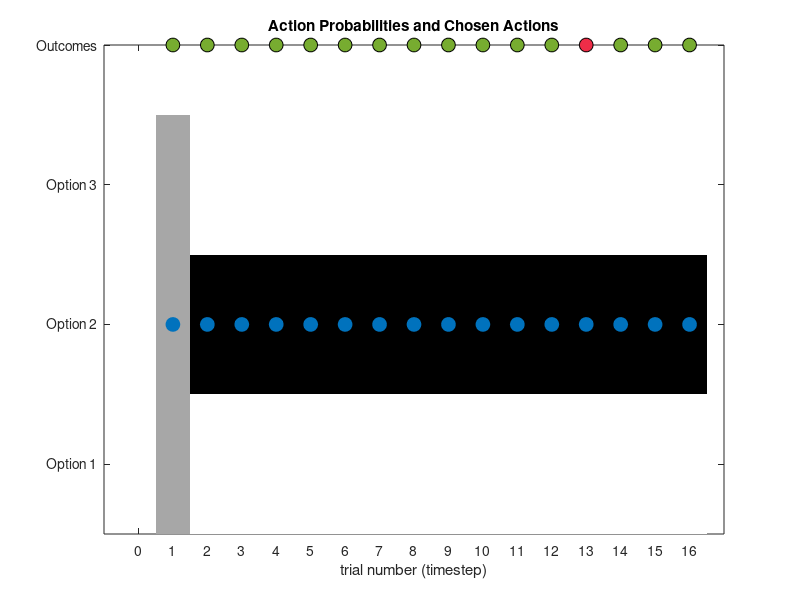

Write MATLAB code to recreate this figure.
% RL 10: volatile Kalman filter model 
% 
% Simulation & plotting script for the three-armed bandit (TAB) task

% Reference: https://pubmed.ncbi.nlm.nih.gov/32609755/
% Adapted from https://github.com/payampiray/VKF/blob/master/vkf_bin.m
%% Set up
% Example block probabilities for a single block.
BlockProbs = [0.4937 0.8078 0.6343; % win probability
              0.5063 0.1922 0.3657];% loss probability

% VKF model parameters
% 1) initial volatility (range > 0)
params.v0 = 5;
% 2) expected noise (range > 0)
params.omega = 1;
% 3) volatility update rate (range between 0 and 1)
params.lambda = 0.2;
% 4) information bonus (any real value)
params.gamma = 1;
% 5) inverse temperature (range > 0)
params.beta = 6;

%% Run simulation

% For a decision task with N choices.
N_CHOICES = 3;
% Total number of trials (T) per block.
T = 16;

% Set up vectors with dimensions for both time and number of choices to keep track of
% components of choice value over time:
expected_value_w_info = zeros(N_CHOICES, T);    % overall expected value
expected_info_value = zeros(N_CHOICES, T);      % value of expected information gain
mean = zeros(N_CHOICES, T);                     % Mean of the reward probability of each option
variance = params.omega*ones(N_CHOICES, T);     % Variance of the reward probability of each option
sigmoid_mean = zeros(N_CHOICES, T);             % Sigmoid transformed mean
kalman_gain = zeros(N_CHOICES, T);              % Kalman gain
learning_rate = zeros(N_CHOICES, T);            % Learning rate
volatility = params.v0*ones(N_CHOICES, T);      % Volatility
auto_cov = zeros(N_CHOICES, T);                 % Covariance

% Represents the probability distribution (P) over choices on each trial.
P = zeros(N_CHOICES, T);

% Empty vectors to store stimulated choices, rewards, action probabilities, and
% prediction error.
sim_choices = zeros(1, T);
sim_rewards = zeros(1, T);
action_probabilities = zeros(1, T);
prediction_error_sequence = zeros(1,T);

% For each trial (timestep)...
for t = 1:T
    
    % Compute expected value for each option.
    expected_info_value(:, t) = sqrt(variance(:,t));
    expected_value_w_info(:, t) = mean(:,t) + params.gamma*expected_info_value(:, t);
    
    % Compute action probabilities.
    P(:, t) = exp(params.beta * expected_value_w_info(:, t)) / sum(exp(params.beta * expected_value_w_info(1:N_CHOICES, t)));
    
    % Simulate actions.
    choice_at_t = find(rand < cumsum(P(:,t)),1);
    sim_choices(1,t) = choice_at_t;
    
    % Store the probability of chosen action on current trial.
    action_probabilities(t) = P(choice_at_t, t);
    
    % Copy previous values (to keep unchosen choices at
    % the same value from the previous timestep).
    mean(:, t+1) = mean(:, t);
    variance(:,t+1) = variance(:, t);
    volatility(:,t+1) = volatility(:, t);
    kalman_gain(:, t+1) = kalman_gain(:, t);
    learning_rate(:, t+1) = learning_rate(:, t);
    auto_cov(:, t+1) = auto_cov(:, t);
    
    % Update kalman_gain of the chosen option.
    kalman_gain(choice_at_t, t+1) = (variance(choice_at_t, t) + volatility(choice_at_t, t))'./(variance(choice_at_t, t) + volatility(choice_at_t, t) + params.omega)';
    
    % Update learning rate of the chosen option.
    learning_rate(choice_at_t, t+1) = sqrt(variance(choice_at_t, t) + volatility(choice_at_t, t));
    
    % Simulate rewards.
    outcome = find(rand < cumsum(BlockProbs(:, choice_at_t)), 1); % 1: win, 2: loss
    sim_rewards(1, t) =  -1 * (outcome -2); % 1: win, 0: loss
    
    % Compute prediction error.
    sigmoid_mean(:, t) = 1./(1+exp(-(mean(:,t)')));
    prediction_error = sim_rewards(1, t) - sigmoid_mean(choice_at_t, t);
    
    % Update mean of the chosen option.
    mean(choice_at_t, t+1) = mean(choice_at_t, t) + learning_rate(choice_at_t, t+1)*prediction_error;

    % Update variance of the chosen option.
    variance(choice_at_t, t+1) = (1 - kalman_gain(choice_at_t, t+1))*(variance(choice_at_t, t) + volatility(choice_at_t, t));

    % Update covariance of the chosen option.
    auto_cov(choice_at_t, t+1) = (1 -  kalman_gain(choice_at_t, t+1)).*variance(choice_at_t, t);
    
    % Update volatility.
    volatility(choice_at_t, t+1) = volatility(choice_at_t, t) + params.lambda*((mean(choice_at_t, t+1) - mean(choice_at_t, t)).^2 + variance(choice_at_t, t+1) + variance(choice_at_t, t) - 2*auto_cov(choice_at_t, t+1) - volatility(choice_at_t, t));

    % Store the value of prediction error.  
    prediction_error_sequence(t) = prediction_error;
    
    % Trims final value (due to an unnecessary value added at the end).
    sigmoid_mean = sigmoid_mean(:, 1:T);
    mean = mean(:, 1:T);
    variance = variance(:, 1:T);
    volatility = volatility(:, 1:T);
    kalman_gain = kalman_gain(:, 1:T);
    learning_rate = learning_rate(:, 1:T);
    auto_cov = auto_cov(:, 1:T);
    
end

%% Plotting
% Plot the choices(blue), outcomes(green/red), and action probabilties (gray scale; darker = higher probability) 
% of all options across trials (timestep).
col = {[0, 0.4470, 0.7410], ...       % blue
       [0.4660, 0.6740, 0.1880], ...  % green
       [0.9350, 0.1780, 0.2840], ...  % red
      };                    
cols = [0:1/32:1; 0:1/32:1; 0:1/32:1]';
MarkerSize = 10;

figure(1)
for i = 1:T
    if sim_rewards(1, i) == 1
        plot(i,4,'o','MarkerSize',MarkerSize,"MarkerEdgeColor", 'black','MarkerFaceColor',col{2})
        hold on
    else
        plot(i,4,'o','MarkerSize',MarkerSize,"MarkerEdgeColor", 'black','MarkerFaceColor',col{3})
        hold on
    end
end

imagesc([1 - P]); colormap(cols) , hold on
plot([sim_choices],'o','MarkerSize',MarkerSize,"MarkerEdgeColor", col{1},'MarkerFaceColor',col{1})
xlabel("trial number (timestep)")
title('Action Probabilities and Chosen Actions')
xlim([-1,T+1])
set(gca, 'XTick', [0:T]),
set(gca, 'YTick', [1:4]), set(gca, 'YTickLabel', {'Option 1','Option 2','Option 3' 'Outcomes' })
